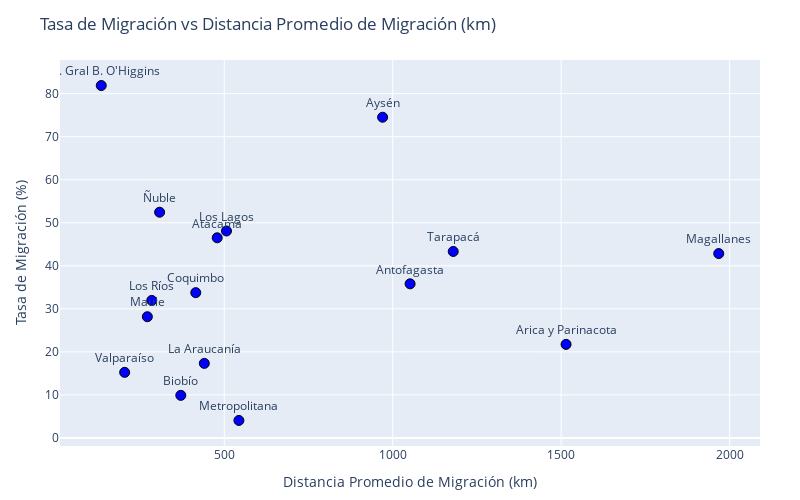

The cell this chart's notebook holds for it:
### Code cell
# Paso 1: Calcular tasas
df_tasas = plots.calcular_tasas_migracion(data['set_abcde'])

# Paso 2: Calcular distancias con Haversine
df_con_distancias = plots.calcular_distancias(data['set_abcde'])

# Paso 3: Calcular distancias promedio por región
df_resultado = plots.calcular_distancias_promedio(df_con_distancias, df_tasas)

# Paso 4: Visualización interactiva
plots.plotly_migracion_vs_distancia(df_resultado)

### Figure 1 — Plotly figure (JSON) as saved in the notebook; plotly's stock layout.template omitted (floating-point values rounded to 4 significant figures)
{"data": [{"hovertemplate": "Distancia Promedio de Migración (km)=%{x}<br>Tasa de Migración (%)=%{y}<br>Región=%{text}<extra></extra>", "legendgroup": "", "marker": {"color": "blue", "line": {"color": "black", "width": 1}, "size": 10, "symbol": "circle"}, "mode": "markers+text", "name": "", "orientation": "v", "showlegend": false, "text": ["Antofagasta", "Arica y Parinacota", "Atacama", "Aysén", "Biobío", "Coquimbo", "La Araucanía", "Lib. Gral B. O'Higgins", "Los Lagos", "Los Ríos", "Magallanes", "Maule", "Metropolitana", "Tarapacá", "Valparaíso", "Ñuble"], "textposition": "top center", "type": "scatter", "x": [1052.0, 1515.0, 479.0, 969.9, 370.9, 415.3, 440.7, 134.8, 506.5, 284.8, 1968.0, 271.6, 543.4, 1180.0, 204.3, 308.0], "xaxis": "x", "y": [35.81, 21.74, 46.51, 74.52, 9.892, 33.76, 17.32, 81.88, 48.08, 31.95, 42.84, 28.16, 4.064, 43.33, 15.24, 52.45], "yaxis": "y"}], "layout": {"height": 500, "legend": {"tracegroupgap": 0}, "margin": {"b": 40, "l": 60, "r": 40, "t": 60}, "title": {"text": "Tasa de Migración vs Distancia Promedio de Migración (km)"}, "width": 800, "xaxis": {"anchor": "y", "domain": [0, 1], "title": {"text": "Distancia Promedio de Migración (km)"}}, "yaxis": {"anchor": "x", "domain": [0, 1], "title": {"text": "Tasa de Migración (%)"}}}}
